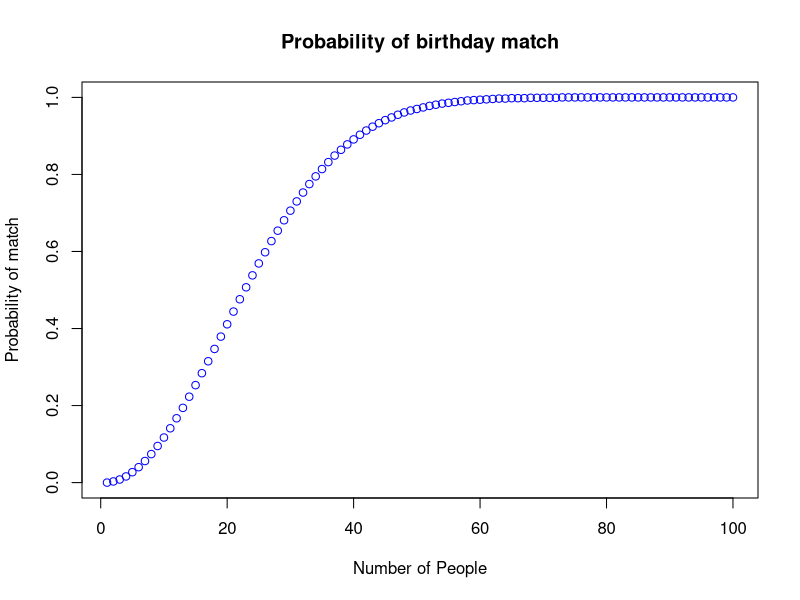
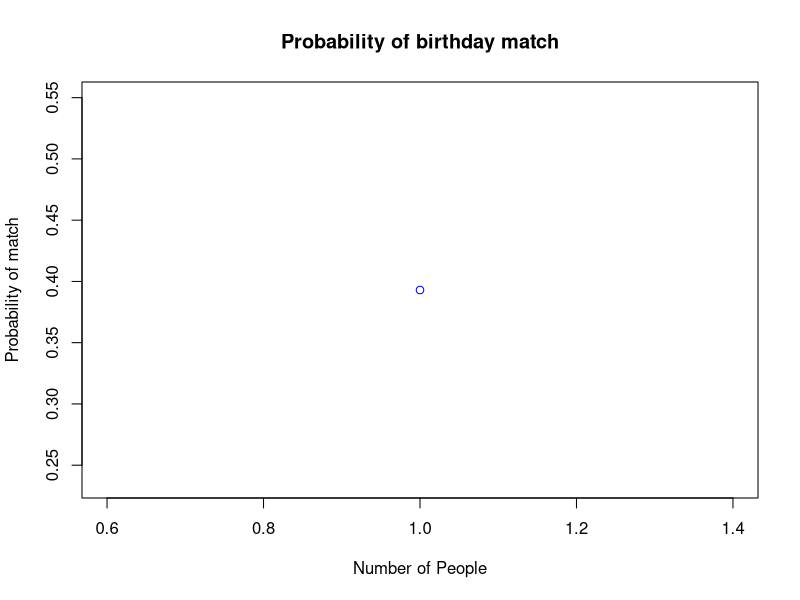

The R script that drew these images, in order:
# 26_b) Find the probability that at least one person will get chosen more than once.
########################################## 3 part 1 ################################################################################### 
# k = 5  # number of people in room
# p(at least 1match)=1-p(nomatch)
p_birthday_match<- function(n_people){
            multipl_i<- 1
            # p(at least n person)=  1-p(no match)=1- (365/365. ...  .(365-n+1)/365)))
            for (i in (365-n_people+1):365) {
                  c<- i/365
                  # print(c)
                  multipl_i<- multipl_i*c
                  }
            p_nomatch_k<-multipl_i
            # p(at least 1match)=1-p(nomatch)
            p_match_k<- 1-p_nomatch_k
            p_match_k<-round(p_match_k, digits = 3)
            return(p_match_k)
}
# np<-c(3,5,23,100)
# for (i in np)
birthday_pro<- function(){
    pall_Match<-c()
    for (i in 1:100){
       print(paste("i>",i))
       PBirthdayMatch<-p_birthday_match(i)  
       print(PBirthdayMatch)
       pall_Match<-append(pall_Match,PBirthdayMatch)
       print(pall_Match)
       }
    plot(pall_Match, main="Probability of birthday match", xlab ="Number of People", ylab = "Probability of match", col="blue")
}


########################################## 3 part2 ################################################################################### 
p_match<- function(n_people){
    multipl_i<- 1
    # p(at least n person)=  1-p(no match)=1- (365/365. ...  .(365-n+1)/365)))
    for (i in (1000000-n_people+1):1000000) {
      c<- i/1000000
      # print(c)
      multipl_i<- multipl_i*c
    }
    p_nomatch_k<-multipl_i
    # p(at least 1match)=1-p(nomatch)
    p_match_k<- 1-p_nomatch_k
    p_match_k<-round(p_match_k, digits = 3)
    return(p_match_k)
}
# np<-c(3,5,23,100)
# for (i in np)
pr_26_b<- function(){
    pall_Match<-c()
    for (i in 1000:1000){
      print(paste("i>",i))
      PBirthdayMatch<-p_match(i)
      print(PBirthdayMatch)
      pall_Match<-append(pall_Match,PBirthdayMatch)
      print(pall_Match)
    }
    plot(pall_Match, main="Probability of birthday match", xlab ="Number of People", ylab = "Probability of match", col="blue")
}


################ 3 part 1########################
birthday_pro()
################ 3 part 2 - 26_b ################
pr_26_b()

